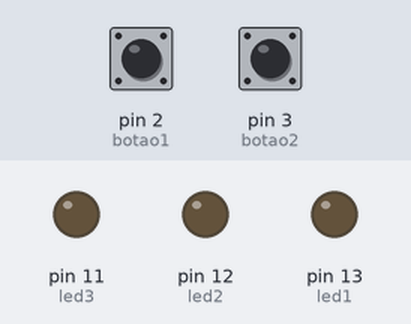
The sketch below on a simulated Arduino Uno, built with avr-gcc and run on an emulated ATmega328P. Parts: output pins drawn as LEDs (lit = HIGH). Inputs (shaded band) come from the test bench; at power-on: pin 2 (botao1) LOW, pin 3 (botao2) LOW.

Above: at 1.2 s.
1.3 s: pin 2 (botao1) pulled HIGH for 1 s
At 2.4 s:
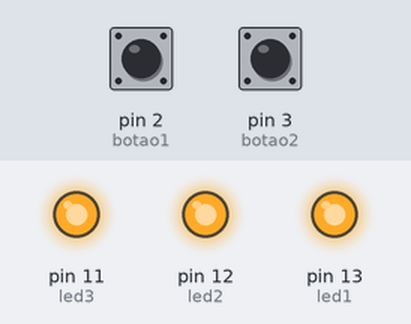
3.8 s: pin 3 (botao2) pulled HIGH for 0.15 s
At 5.2 s:
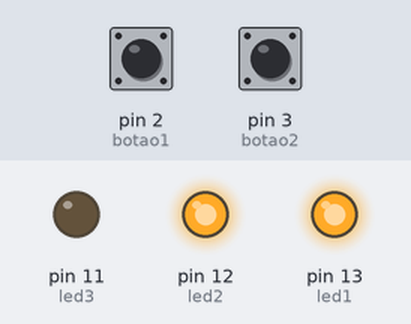
5.5 s: pin 3 (botao2) pulled HIGH for 1 s
At 5.8 s:
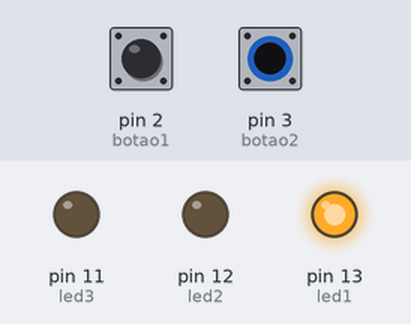
Timing chart, 0 to 8.5 s (numbered marks = the images above; inputs shaded):
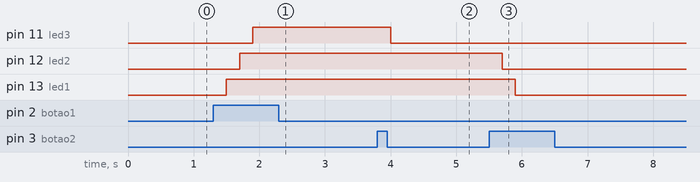

Measured:
- after the input at 1.3 s, pin 11 (led3): LOW → HIGH after 0.60 s; pin 12 (led2): LOW → HIGH after 0.40 s; pin 13 (led1): LOW → HIGH after 0.20 s
- after the input at 3.8 s, pin 11 (led3): HIGH → LOW after 0.20 s
- after the input at 5.5 s, pin 12 (led2): HIGH → LOW after 0.20 s; pin 13 (led1): HIGH → LOW after 0.40 s

The sketch:

1.ino
```cpp
// Faça um sistema com dois botões e três leds,
//o primeiro deve aumentar a quantidade de leds acesos
//e  segundo deve diminuir a quantidade de leds acesos.

// Definição dos pinos
const int botao1 = 2;   // Aumenta LEDs acesos
const int botao2 = 3;   // Diminui LEDs acesos
const int led1 = 13;
const int led2 = 12;
const int led3 = 11;

int qtdLedsAcesos = 0; // Começa com nenhum LED aceso

void setup() {
    pinMode(botao1, INPUT);
    pinMode(botao2, INPUT);
    pinMode(led1, OUTPUT);
    pinMode(led2, OUTPUT);
    pinMode(led3, OUTPUT);
}

void loop() {
    // Leitura dos botões
    bool botao1Pressionado = digitalRead(botao1) == HIGH;
    bool botao2Pressionado = digitalRead(botao2) == HIGH;

    // Se o botão 1 for pressionado, aumenta a quantidade de LEDs acesos
    if (botao1Pressionado && qtdLedsAcesos < 3) {
        qtdLedsAcesos++;
        delay(200); // Pequeno atraso para evitar múltiplos aumentos rápidos
    }

    // Se o botão 2 for pressionado, diminui a quantidade de LEDs acesos
    if (botao2Pressionado && qtdLedsAcesos > 0) {
        qtdLedsAcesos--;
        delay(200); // Pequeno atraso para evitar múltiplas reduções rápidas
    }

    // Atualiza os LEDs com base na quantidade que deve estar acesa
    if (qtdLedsAcesos >= 1) {
        digitalWrite(led1, HIGH);
    } else {
        digitalWrite(led1, LOW);
    }

    if (qtdLedsAcesos >= 2) {
        digitalWrite(led2, HIGH);
    } else {
        digitalWrite(led2, LOW);
    }

    if (qtdLedsAcesos == 3) {
        digitalWrite(led3, HIGH);
    } else {
        digitalWrite(led3, LOW);
    }
}  
```
